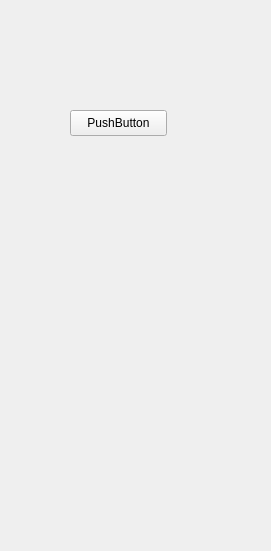
<?xml version="1.0" encoding="UTF-8"?>
<ui version="4.0">
 <class>PathfinderEditTab</class>
 <widget class="QWidget" name="PathfinderEditTab">
  <property name="geometry">
   <rect>
    <x>0</x>
    <y>0</y>
    <width>271</width>
    <height>551</height>
   </rect>
  </property>
  <property name="windowTitle">
   <string>Form</string>
  </property>
  <widget class="QPushButton" name="pushButton">
   <property name="geometry">
    <rect>
     <x>70</x>
     <y>110</y>
     <width>97</width>
     <height>26</height>
    </rect>
   </property>
   <property name="maximumSize">
    <size>
     <width>97</width>
     <height>16777215</height>
    </size>
   </property>
   <property name="text">
    <string>PushButton</string>
   </property>
  </widget>
 </widget>
 <resources/>
 <connections/>
</ui>
